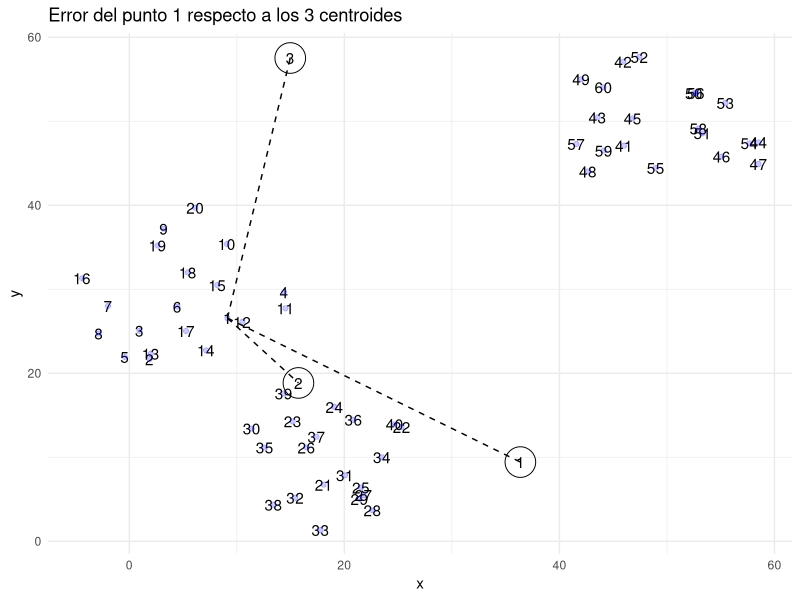
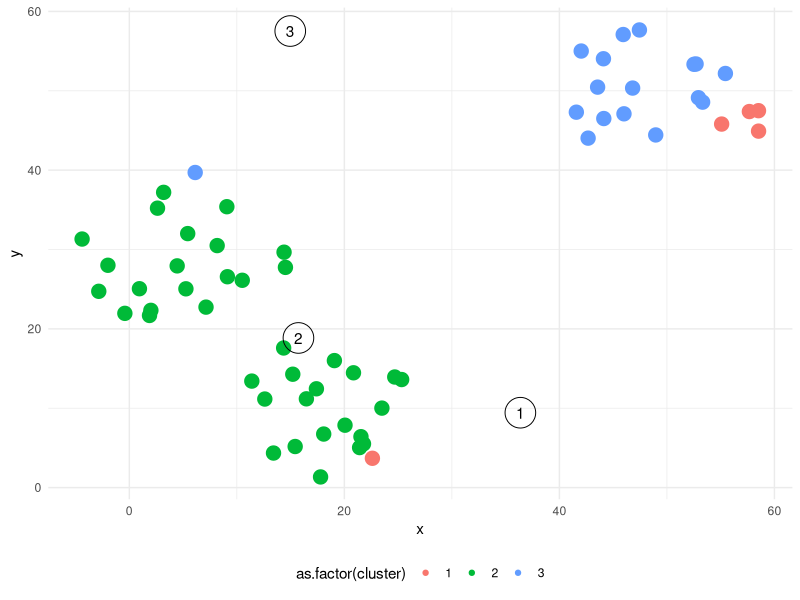

The R source for these figures, in order:
## ---- chunk 1
library(ggplot2)
library(dplyr)
## ---- chunk 2
circulo <- function(x, R, centroX=0, centroY=0){
r = R * sqrt(runif(x))
theta = runif(x) * 2 * pi
x = centroX + r * cos(theta)
y = centroY + r * sin(theta)

z = data.frame(x = x, y = y)
return(z)
}
## ---- chunk 3
set.seed(123)

# We create points around three different points.
datos_1 <- circulo(x = 20,R = 10, centroX = 5, centroY = 30)
datos_2 <- circulo(x = 20,R = 10, centroX = 20, centroY = 10)
datos_3 <- circulo(x = 20,R = 10, centroX = 50, centroY = 50)


datos = data.frame(
  rbind(datos_1,datos_2, datos_3),
  numero_punto = 1:60
)

rm(datos_1,datos_2,datos_3, circulo)
## ---- chunk 4
datos
## ---- chunk 5
crear_centroides <- function(n_centroides = 3,datos = datos, columns_skip){
  datos_limpios = datos[ , -which(names(datos) %in% columns_skip)]
  columnas <- c(letters[24:26],letters[1:23])

  x = matrix(ncol = ncol(datos_limpios) +1, nrow = n_centroides)
  x[1:n_centroides,1:ncol(datos_limpios)] = replicate(ncol(datos_limpios), runif(n_centroides,min(datos_limpios), max(datos_limpios))) 
  x[,ncol(datos_limpios) +1] = 1:n_centroides
  x = data.frame(x, stringsAsFactors = FALSE)
  colnames(x) <- c(columnas[1:ncol(x)-1], "n_centroide")
  return(x)
}

centroides = crear_centroides(n_centroides = 3, datos = datos, columns_skip = "numero_punto")

ggplot() +
  geom_text(aes(x,y, label = numero_punto), data = datos) + 
  geom_point(aes(x,y), col = "blue",alpha = 0.2, data = datos) + 
  geom_point(aes(x,y), data = centroides, size = 10, shape=21) +
  geom_text(aes(x,y, label = n_centroide), data = centroides, col = "black") +

  geom_segment(aes(x = datos[1,"x"], y =  datos[1,"y"],
                  xend =   centroides[1,"x"], yend =  centroides[1,"y"]), linetype = "dashed") +

  geom_segment(aes(x = datos[1,"x"], y =  datos[1,"y"],
                  xend =   centroides[2,"x"], yend =  centroides[2,"y"]), linetype = "dashed") +
  geom_segment(aes(x = datos[1,"x"], y =  datos[1,"y"],
                  xend =   centroides[3,"x"], yend =  centroides[3,"y"]), linetype = "dashed") +

  theme_minimal() +
  labs(title = "Error del punto 1 respecto a los 3 centroides")
## ---- chunk 6
datos
centroides

(centroides[1,1] - datos[1,1])^2 + (centroides[1,2] - datos[1,2])^2 
(centroides[2,1] - datos[1,1])^2 + (centroides[2,2] - datos[1,2])^2  
(centroides[3,1] - datos[1,1])^2 + (centroides[3,2] - datos[1,2])^2 
## ---- chunk 7
prueba <- c(
  (centroides[1,1] - datos[1,1])^2 + (centroides[1,2] - datos[1,2])^2,
  (centroides[2,1] - datos[1,1])^2 + (centroides[2,2] - datos[1,2])^2,
  (centroides[3,1] - datos[1,1])^2 + (centroides[3,2] - datos[1,2])^2  
)

min(prueba)
## ---- chunk 8
# agrego dos columnas de error y cluster para asignarlo
datos$error <- NA
datos$cluster <- NA
# determinando la distancia hacia cada centro por cada registro
for (posicion in 1:length(datos$x)){
    x<- c(
        (centroides[1,1] - datos[posicion,1])^2 + (centroides[1,2] - datos[posicion,2])^2,
        (centroides[2,1] - datos[posicion,1])^2 + (centroides[2,2] - datos[posicion,2])^2,
        (centroides[3,1] - datos[posicion,1])^2 + (centroides[3,2] - datos[posicion,2])^2  
        )
    #asignando el error menor y el cluster al cual pertenece ese error menor
    datos$error[posicion] = min(x)
    datos$cluster[posicion] = which(x==min(x))
}
#sum squared error
error = sum(datos$error)

## ---- chunk 9
  grafica <- function(datos,centroide){
        ggplot() + 
        geom_point(aes(x,y, col = as.factor(cluster), size = 7), data = datos) + 
        geom_point(aes(x,y), data = centroides, size = 10, shape=21) +
        geom_text(aes(x,y, label = n_centroide), data = centroides, col = "black") +
        theme_minimal() + theme(legend.position = "bottom") + guides(size = FALSE) 
  }
## ---- chunk 10
  grafica(datos,centroides)
## ---- chunk 11
  centroides <- datos %>%
                group_by(cluster) %>%
                summarize(
                      x = mean(x),
                      y = mean(y)
                         )  %>%
                mutate(n_centroide = cluster) %>%
                dplyr::select(-cluster) %>%
                ungroup() %>%
                as.data.frame(.)

## ---- chunk 12
   #lista de errores
   error = c(0,error)
   i = 2
   while (round(error[i],2) != round(error[i-1],2)){
     #calcula la distancia euclediana (SQE)
     for (posicion in 1:length(datos$x)){
        x<- c(
            (centroides[1,1] - datos[posicion,1])^2 + (centroides[1,2] - datos[posicion,2])^2,
            (centroides[2,1] - datos[posicion,1])^2 + (centroides[2,2] - datos[posicion,2])^2,
            (centroides[3,1] - datos[posicion,1])^2 + (centroides[3,2] - datos[posicion,2])^2  
            )
        #asignando el error menor y el cluster al cual pertenece ese error menor
        datos$error[posicion] = min(x)
        datos$cluster[posicion] = which(x==min(x))
     }
     error = c(error,sum(datos$error))
     #Recalcular los centros
     centroides <- datos %>%
                group_by(cluster) %>%
                summarize(
                      x = mean(x),
                      y = mean(y)
                         )  %>%
                mutate(n_centroide = cluster) %>%
                dplyr::select(-cluster) %>%
                ungroup() %>%
                as.data.frame(.)
     
     i = i + 1
     
     
   }


## ---- chunk 13
error
